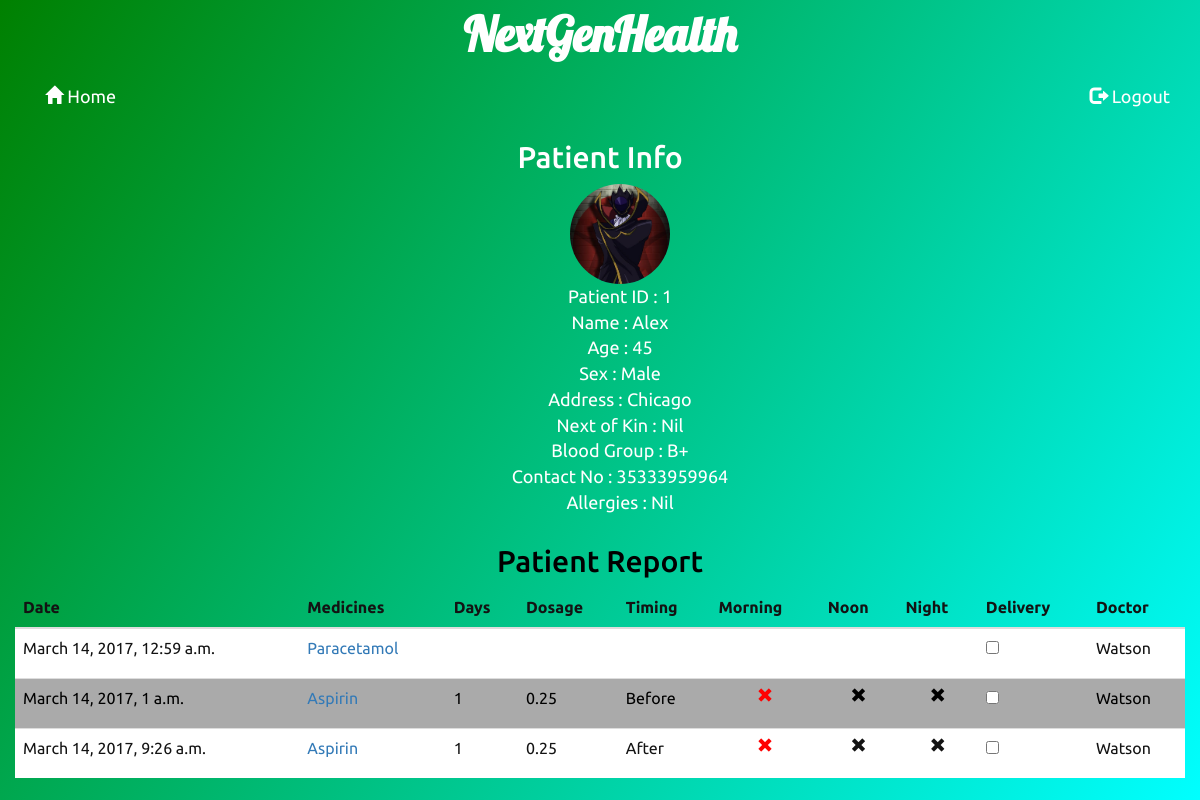
Page /pharmacy/ph_id=1/patient_id=1/ (signed in) on the committed database.
### patient/models.py (models this page shows, shortened)
class Patient(models.Model) :
    p_id = models.BigIntegerField(primary_key=True)
    user = models.OneToOneField(User , on_delete = models.CASCADE)
    p_image = models.ImageField(upload_to = 'images/patients')
    p_name = models.CharField(max_length = 50)
    p_age = models.IntegerField(null=False)
    p_sx = models.CharField(max_length = 10)
    p_addr = models.CharField(max_length = 100)
    p_NoK = models.CharField(max_length = 50 , default = "Nil")
    p_blood = models.CharField(max_length = 3)
    p_contact = models.CharField(max_length = 50)
    p_allerg = models.CharField(max_length = 100 , default = "Nil")

### doctor/models.py (models this page shows, shortened)
class Report(models.Model) :
    patient_no = models.ForeignKey(Patient)
    date = models.DateTimeField(auto_now_add = True)
    med = models.CharField(max_length = 1000)
    attach = models.ImageField(upload_to = 'images/attachments' , null = True , blank = True)
    doc = models.CharField(max_length = 50)
    class Meta :
        unique_together = (('patient_no' , 'date'),)
    @property
    def medsplit(self) :
        return self.med.split(',')

class Prescription(models.Model) :
    pres_id = models.ForeignKey(Report)
    dosage = models.DecimalField(max_digits = 3 , decimal_places = 2 , default = 1)
    morn = models.BooleanField()
    noon = models.BooleanField()
    nite = models.BooleanField()
    timing = models.CharField(max_length = 10)
    days = models.IntegerField(default = 1)

### pharmacy/models.py (models this page shows, shortened)
class PHARMACY(models.Model) :
    ph_id = models.BigIntegerField(null=False,primary_key=True)
    ph_name = models.CharField(max_length = 50)
    ph_addr = models.CharField(default='Nil',max_length = 100)
    ph_phone = models.BigIntegerField()
    user = models.OneToOneField(User , on_delete = models.CASCADE)

### pharmacy/views.py (the view)
# urls.py: url(r'^ph_id=(?P<ph_id>[0-9]+)/patient_id=(?P<patient_id>[0-9]+)/$' , views.infos , name = 'pharpatient_info') ,
@login_required(login_url = '/pharmacy/')
def infos(request , patient_id , ph_id, **kwargs) :
    reports = Report.objects.all()
    mreports = MedReport.objects.all()
    p_info = Patient.objects.all()
    result = Prescription.objects.all()
    phar = PHARMACY.objects.all()
    template = loader.get_template('infos.html')
    context = {'reports' : reports , 'patient_id' : patient_id ,'ph_id' : ph_id , 'mreports' : mreports , 'p_info' : p_info,'result':result , 'phar' : phar}
    try:
        pid = Report.objects.filter(patient_no=patient_id)
    except Report.DoesNotExist:
        raise Http404("Patient record does not exist in the database")
    return HttpResponse(template.render(context , request))

### pharmacy/template/infos.html (shortened to what this page needs)
<head>
    <link rel="stylesheet" href="/static/bootstrap-3.3.7-dist/css/bootstrap.min.css">
    <link rel="stylesheet" href="/static/animate.css">
</head>
<body style="background-color:#999;font-family: Ubuntu;font-size:18px;" id="info">
  <div class="container-fluid" id="title">
  <div class="page-header" style="height:50px;border:none;text-align:center;font-weight:bold;font-size:48px;color:#fff;margin-top:0;">
    <a href="../.." style="text-decoration:none;color:#fff;font-family:Lobster;">NextGenHealth</a>
  </div>
</div>
  <div id="nav-wrapper">
  <nav id="nav" class="navbar navbar-default" data-spy="affix" data-offset-top="70" style="border:none;">
    <div class="container-fluid">
      <div class="navbar-collapse collapse">
      <ul class="nav navbar-nav" style="color:#fff;">
          <li id="hm"><a href=".." id="tag"><span class="glyphicon glyphicon-home"></span> Home</a></li>
      </ul>
      <ul class="nav navbar-nav navbar-right" style="color:#000;">
        <li><a href="../../logout" id="tag"><span class="glyphicon glyphicon-log-out"></span> Logout</a></li>
      </ul>
    </div>
    </div>
  </nav>
</div>
    <div class="container-fluid" style="text-align:center;color:#fff;">
            <h2>Patient Info</h2>
            {% for p in p_info %}
            {% if p.p_id|slugify == patient_id %}
              <ul style="list-style:none;">
                <li><img src="/../media/{{p.p_image}}" alt="{{p.p_image}}" class="img-circle img-responsive" height="100" width="100"  id="displayed"/></li>
                <li>Patient ID : {{patient_id}} <li>
                <li>Name : {{p.p_name}} </li>
                <li>Age : {{p.p_age}} </li>
                <li>Sex : {{p.p_sx}} </li>
                <li>Address : {{p.p_addr}} </li>
                <li>Next of Kin : {{p.p_NoK}} </li>
                <li>Blood Group : {{p.p_blood}} </li>
                <li>Contact No : {{p.p_contact}} </li>
                <li>Allergies : {{p.p_allerg}} </li>
              </ul>
            {%endif%}
            {%endfor%}
      </div>
        <div class="container-fluid" id="report-table" style="text-align:center;">
            <h2 style="color:#000;">Patient Report</h2>
            <table class="table table-striped" style="color:#131313;" id="tab">
                <thead>
                    <tr>
                        <th>Date</th>
                        <th>Medicines</th>
                        <th>Days</th>
                        <th>Dosage</th>
                        <th>Timing</th>
                        <th>Morning</th>
                        <th>Noon</th>
                        <th>Night</th>
                        <th>Delivery</th>
                        <th>Doctor</th>
                    </tr>
                </thead>
                <tbody>
                    {% for r in reports %}
                        {% if patient_id == r.patient_no.p_id|slugify %}
                            <tr>
                              <td>{{r.date}}</td>
                                <td>
                                {% for m in r.medsplit %}
                                    {% for i in mreports %}
                                        {% if m|slugify == i.medname|slugify %}
                                        <p><a href="../med/med_id={{i.med_no}}/">{{m}}</a></p>
                                        {%endif%}
                                    {%endfor%}
                                {%endfor%}
                              </td>   <td>             {% for p in result %}
                                          {% if p.pres_id == r %}
                            <p>{{p.days}}</p>{% endif %}
                            {% endfor %}</td>
                            <td>{% for p in result %}
                                        {% if p.pres_id == r %}<p>{{p.dosage}}</p>{% endif %}
                                        {% endfor %}</td>
                                        <td>{% for p in result %}
                                                    {% if p.pres_id == r %}<p>{{p.timing}}</p>{% endif %}
                                                    {% endfor %}</td>
                                        <td>{% for p in result %}
                                        {% if p.pres_id == r %}<p style="text-align:center;color:{% if p.morn == True %}green{% else %}red{% endif %}"><span class="glyphicon {% if p.morn == True %}glyphicon-ok{% else %}glyphicon-remove{% endif %}"></span></p>{% endif %}
                                        {% endfor %}</td>
                                        <td>{% for p in result %}
                                                    {% if p.pres_id == r %}<p style="text-align:center;"><span class="glyphicon {% if p.noon == True %}glyphicon-ok{% else %}glyphicon-remove{% endif %}"></span></p>{% endif %}
                                                    {% endfor %}</td>
                                                    <td>{% for p in result %}
                                                                {% if p.pres_id == r %}<p style="text-align:center;"><span class="glyphicon {% if p.nite == True %}glyphicon-ok{% else %}glyphicon-remove{% endif %}"></span></p>{% endif %}
                                                                {% endfor %}</td>
                                  <td>
                                    {% for h in phar %}
                                    {% if ph_id == h.ph_id|slugify %}
                                    <form method="POST" action=".">
                                      <input type="checkbox" name="deliver" />
                                    </form>
                                    {% endif %}
                                    {% endfor %}
                                  </td>
                            <td>{{r.doc}}</td>
                            </tr>
                        {% endif %}
                    {% endfor %}
                </tbody>
            </table>
        </div>
</body>

### pharmacy/template/infos.html (style rules this page uses)
#tag { color: #fff; position: relative; }
#tag::before { content: ''; display: block; height: 5px; background-color: #000; position: absolute; top: 43px; width: 0%; transition: all ease-in-out 500ms; }
.table-striped > tbody > tr:nth-child(2n+1) > td, .table-striped > tbody > tr:nth-child(2n+1) > th { background-color: #fff; }
.table-striped > tbody > tr:nth-child(2n) > td, .table-striped > tbody > tr:nth-child(2n) > th { background-color: #aaa; color: #000; }
#displayed { display: block; margin-left: auto; margin-right: auto; }
#info { background: -webkit-linear-gradient(left top, green, cyan); background: -o-linear-gradient(left top, green, cyan); background: -moz-linear-gradient(left top, green, cyan); background: linear-gradient(left top, green, cyan); }
#nav { background-color: inherit; }

### rows in the picture
Patient: p_image (picture), p_id "1", p_name "Alex", p_age "45", p_sx "Male", p_addr "Chicago", p_NoK "Nil", p_blood "B+", p_contact "35333959964", p_allerg "Nil"
Report: date "March 14, 2017, 12:59 a.m.", med "Paracetamol", doc "Watson"
Report: date "March 14, 2017, 1 a.m.", med "Aspirin", doc "Watson"
Prescription: days "1", dosage "0.25", timing "Before", morn False (drawn), noon False (drawn), nite False (drawn)
Report: date "March 14, 2017, 9:26 a.m.", med "Aspirin", doc "Watson"
Prescription: days "1", dosage "0.25", timing "After", morn False (drawn), noon False (drawn), nite False (drawn)
